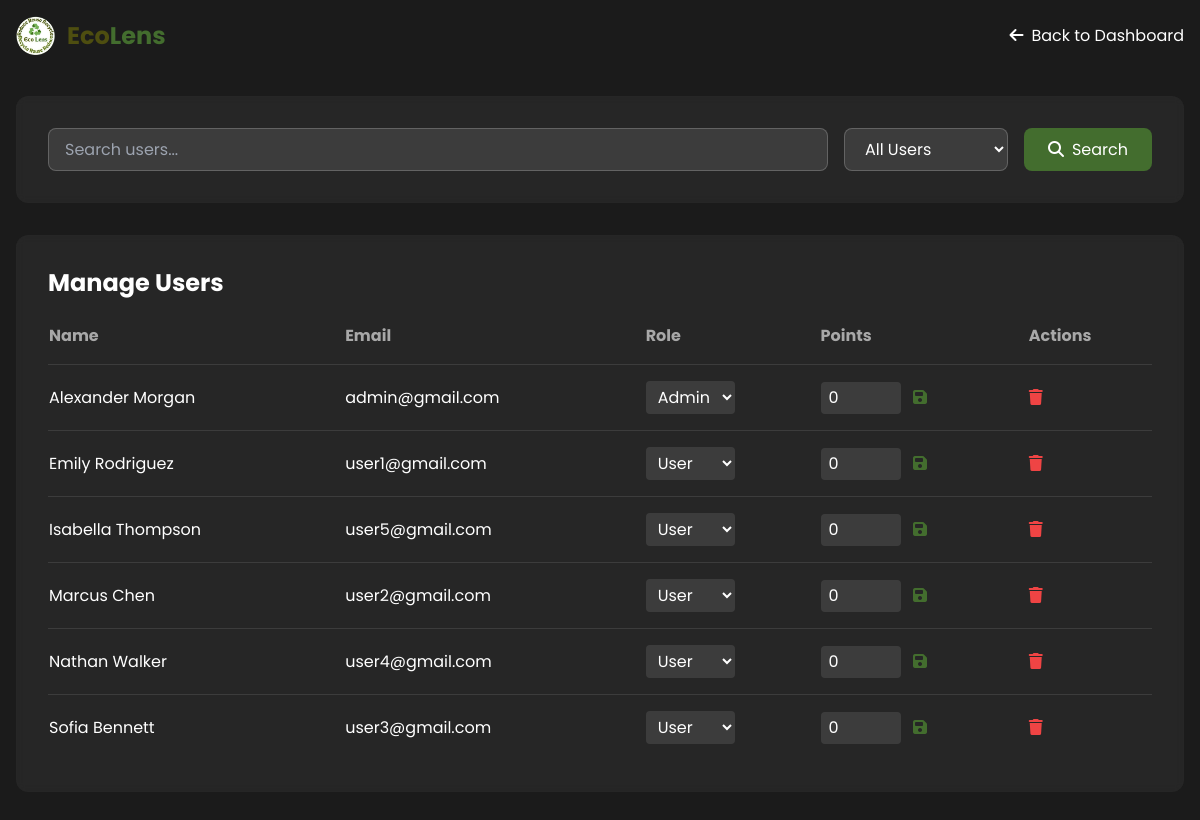
/manage-users.php (signed in), run on an earlier commit of the app's database.
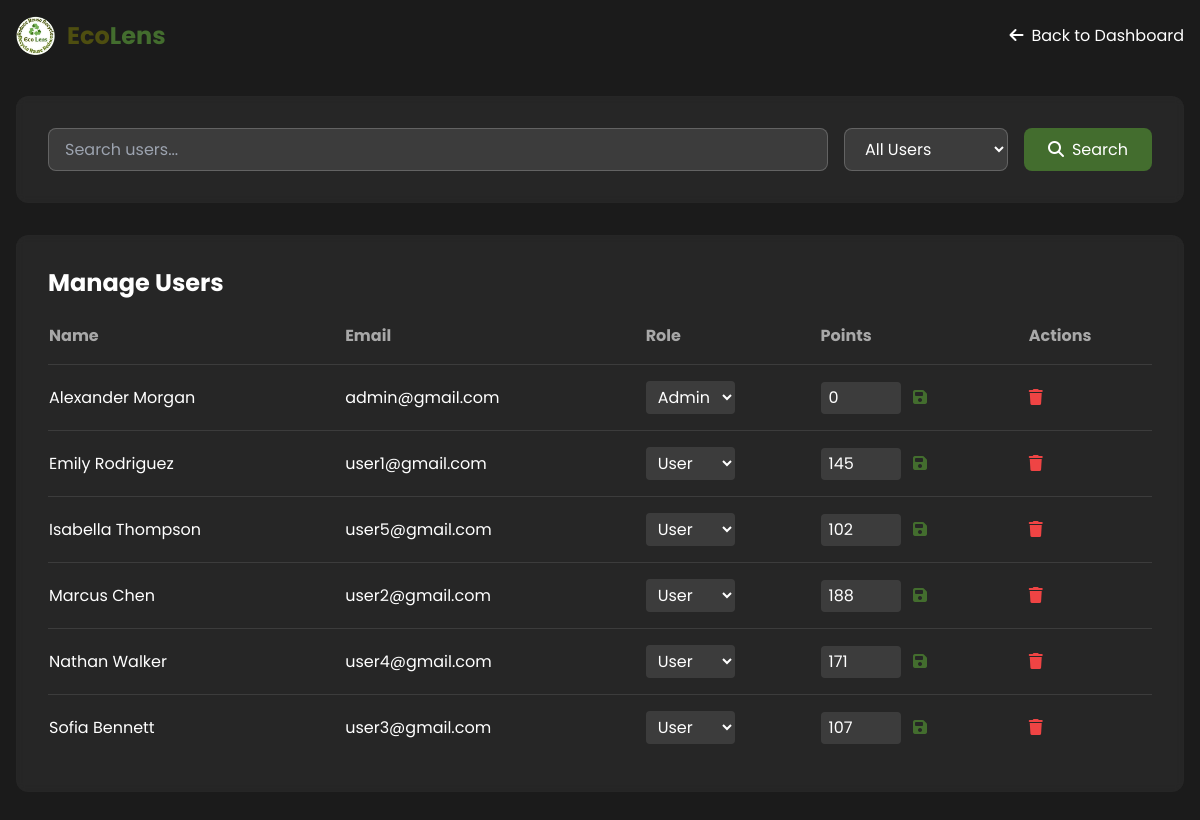
And on a later commit of the database.
### tables this page shows
CREATE TABLE `tbl_user` (
  `id` double NOT NULL AUTO_INCREMENT,
  `fullname` text NOT NULL,
  `username` text NOT NULL,
  `password` text NOT NULL,
  `total_points` int(11) DEFAULT 0,
  `is_admin` tinyint(1) DEFAULT 0,
  PRIMARY KEY (`id`)
);

### manage-users.php (the view, shortened to what the changed rows need)
<?php
require_once 'database.php';
$query = "SELECT * FROM tbl_user WHERE 1=1";
$query .= " ORDER BY fullname ASC";
$stmt = $conn->prepare($query);
$stmt->execute();
$users = $stmt->get_result();
?>
<!DOCTYPE html>
<html lang="en">
<head>
    <link rel="stylesheet" href="https://cdnjs.cloudflare.com/ajax/libs/font-awesome/6.4.2/css/all.min.css">
    <script src="https://cdn.tailwindcss.com"></script>
</head>
<body class="font-[Poppins] bg-[#1b1b1b]">
    <nav class="fixed w-full bg-[#1b1b1b] py-4 z-50">
        <div class="max-w-7xl mx-auto px-4">
            <div class="flex justify-between items-center">
                <div class="flex-shrink-0 flex items-center gap-3">
                    <h1 class="text-2xl font-bold">
                        <span class="text-[#4e4e10]">Eco</span><span class="text-[#436d2e]">Lens</span>
                    </h1>
                </div>
            </div>
        </div>
    </nav>
    <div class="pt-24 pb-12 px-4">
        <div class="max-w-7xl mx-auto">
            <div class="bg-white/5 p-8 rounded-xl backdrop-blur-sm">
                <h2 class="text-2xl font-bold text-white mb-6">Manage Users</h2>
                <div class="overflow-x-auto">
                    <table class="w-full">
                        <thead>
                            <tr class="text-white/60 text-left">
                                <th class="pb-4">Name</th>
                                <th class="pb-4">Email</th>
                                <th class="pb-4">Role</th>
                                <th class="pb-4">Points</th>
                                <th class="pb-4">Actions</th>
                            </tr>
                        </thead>
                        <tbody class="text-white">
                            <?php while($user = $users->fetch_assoc()): ?>
                            <tr class="border-t border-white/10">
                                <td class="py-4"><?php echo htmlspecialchars($user['fullname']); ?></td>
                                <td class="py-4"><?php echo htmlspecialchars($user['username']); ?></td>
                                <td class="py-4">
                                    <form method="POST" class="inline">
                                        <select name="is_admin" onchange="this.form.submit()"
                                                class="bg-white/10 text-white rounded px-2 py-1 [&>option]:bg-[#1b1b1b] [&>option]:text-white">
                                            <option value="0" <?php echo !$user['is_admin'] ? 'selected' : ''; ?>>User</option>
                                        </select>
                                    </form>
                                </td>
                                <td class="py-4">
                                    <form method="POST" class="inline">
                                        <input type="number" name="points" value="<?php echo $user['total_points']; ?>"
                                               class="w-20 bg-white/10 text-white rounded px-2 py-1">
                                        <button type="submit" class="text-[#436d2e] hover:text-white ml-2">
                                            <i class="fas fa-save"></i>
                                        </button>
                                    </form>
                                </td>
                                <td class="py-4">
                                    <form method="POST" class="inline" onsubmit="return confirm('Are you sure you want to delete this user?');">
                                        <button type="submit" class="text-red-500 hover:text-red-400">
                                            <i class="fas fa-trash"></i>
                                        </button>
                                    </form>
                                </td>
                            </tr>
                            <?php endwhile; ?>
                        </tbody>
                    </table>
                </div>
            </div>
        </div>
    </div>
</body>
</html>

What changed in the data, as far as the page shows it:
changed tbl_user "Emily Rodriguez": points "0" → "145"
changed tbl_user "Isabella Thompson": points "0" → "102"
changed tbl_user "Marcus Chen": points "0" → "188"
changed tbl_user "Nathan Walker": points "0" → "171"
changed tbl_user "Sofia Bennett": points "0" → "107"
